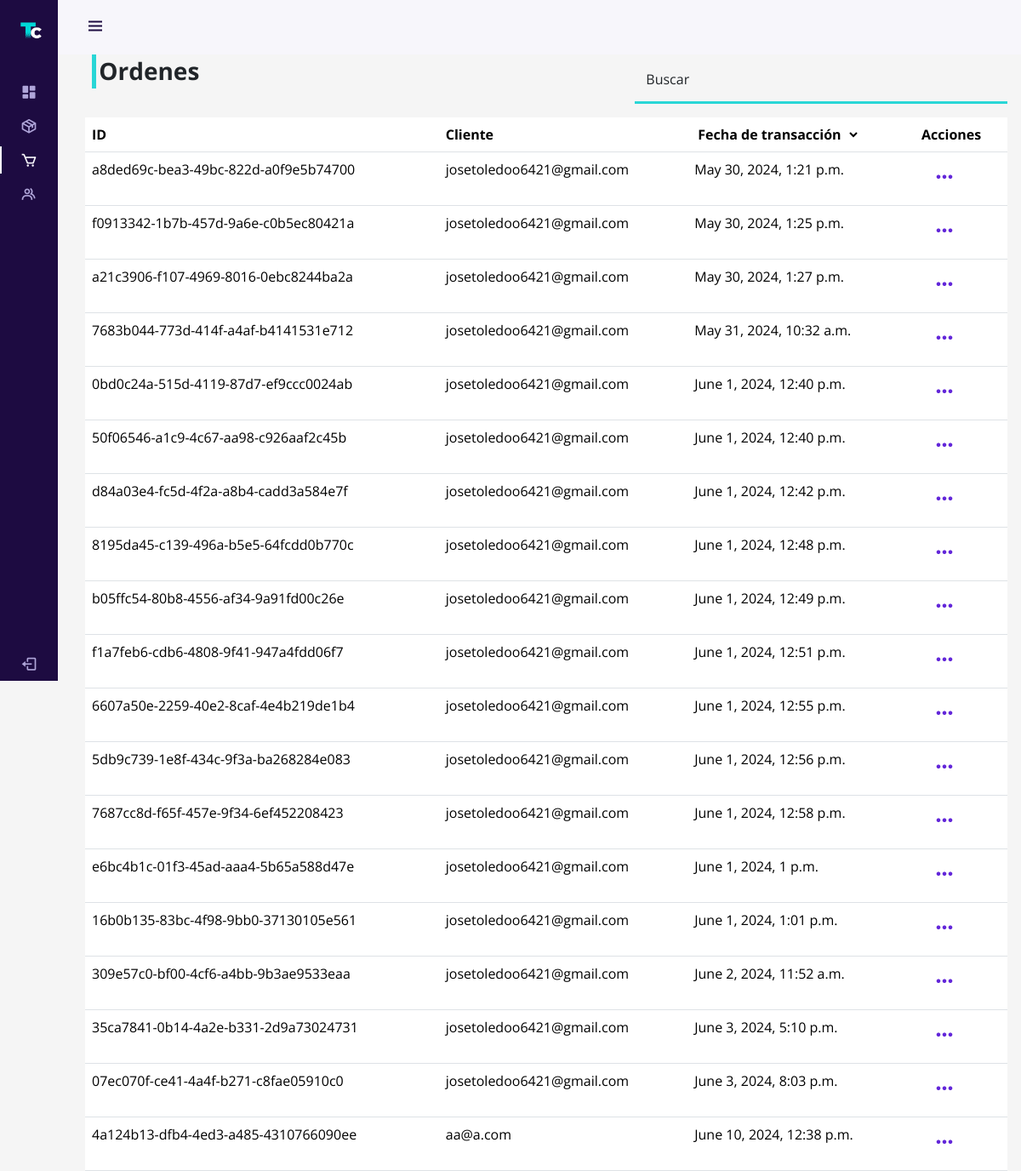
The page /administration/orders/ (signed in) on the database its author committed.
### store/models.py (models this page shows, shortened)
class Recipe(models.Model):
    id = models.UUIDField(primary_key=True, default=uuid.uuid4, editable=False)
    client = models.ForeignKey(User, on_delete=models.CASCADE)
    created_at = models.DateTimeField(auto_now_add=True)
    complete = models.BooleanField(default=False)
    transaction_id = models.CharField(max_length=100, null=True)
    @property
    def get_cart_total(self):
        recipeDetails = self.recipedetails_set.all()
        total = sum([item.product.price * item.quantity for item in recipeDetails])
        return total
    @property
    def get_cart_items(self):
        recipeDetails = self.recipedetails_set.all()
        total = sum([item.quantity for item in recipeDetails])
        return total

### auth_user/models.py (models this page shows, shortened)
class User(AbstractBaseUser, PermissionsMixin):
    email = models.EmailField(unique=True)
    rut = models.CharField(max_length=12, unique=True, primary_key=True, verbose_name='RUT')
    first_name = models.CharField(max_length=30)
    last_name = models.CharField(max_length=30)
    is_staff = models.BooleanField(default=False)
    is_active = models.BooleanField(default=True)
    is_superuser = models.BooleanField(default=False)
    objects = CustomUserManager()
    USERNAME_FIELD = 'email'
    EMAIL_FIELD = 'email'
    REQUIRED_FIELDS = []
    class Meta:
        verbose_name = 'User'
        verbose_name_plural = 'Users'

### auth_user/views.py (the view)
# urls.py: path('administration/orders/', views.orders, name='dash-orders'),
@login_required
@permission_required('auth_user.view_user', raise_exception=True)
def orders(request):
    orders = Recipe.objects.filter(complete=True).all()
    orderByDate = request.GET.get('orderByDate')
    if orderByDate is not None:
        if orderByDate == 'asc':
            orders = orders.order_by('created_at')
        elif orderByDate == 'desc':
            orders = orders.order_by('-created_at')
    context = {'orders' : orders}
    return render(request, 'auth_user/admin/orders.html', context)

### store/views.py (called while the page is built)
def cart_data(request):
    if request.user.is_authenticated:
        recipe, created = Recipe.objects.get_or_create(client=request.user, complete=False)
        items = recipe.recipedetails_set.all()
        cartItems = recipe.get_cart_items
    else:
        items = []
        recipe = {'get_cart_total':0, 'get_cart_items':0}
        cartItems = recipe['get_cart_items']
    return {'cartItems': cartItems, 'items': items, 'recipe': recipe}

### auth_user/templates/auth_user/admin/orders.html (shortened to what this page needs)
{% extends "auth_user/admin/template.html" %}
{% load static %}
{%load humanize%}
{% block sources%}
<link rel="stylesheet" href="{% static 'css/auth.css'%}">
{% endblock sources%}
{% block content %}
<div class="row">
  <div class="col-md-7">
    <h5 class="product-header fw-bold fs-3">Ordenes</h5>
  </div>
  <div class="col-md-5">
    <div class="form-floating mb-3">
      <input type="text" class="form-control border-0 border-bottom rounded-0 bg-transparent" name="search" id="search" placeholder="name" required onkeyup="searchOrder()">
      <label for="name">Buscar</label>
  </div>
  </div>
</div>
<table class="table">
    <thead>
      <tr>
        <th scope="col">ID</th>
        <th scope="col">Cliente</th>
        <th scope="col">
          <form action="" method="get" id="orderForm">
          <select name="orderByDate" id="orderByDate" class="border-0 bg-transparent fw-bold">
            <option selected >Fecha de transacción</option>
          </select>
        </form></th>
        <th scope="col">Acciones</th>
      </tr>
    </thead>
    <tbody id="order-table">
    {% for u in orders %}
      <tr scope="row">
        <td>{{ u.id }}</td>
        <td>{{ u.client }}</td>
        <td>{{ u.created_at }}</td>
        <td><button type="button" class="btn" data-bs-toggle="modal" data-bs-target="#{{u.id}}modal">
            <i class='bx bx-dots-horizontal-rounded fs-3 color-secondary'></i>
          </button></td>
      </tr>
    {% endfor %}
    </tbody>
  </table>
{% endblock content %}

### static/css/global.css (style rules this page uses)
* { font-family: "Open Sans", sans-serif; scroll-behavior: smooth; }
body, #body { background-color: #f5f5f5; }
.color-secondary { color: #6226d9 !important; }
.product-header { display: block; border-left: 5px solid #29d6d6; padding: 0.2rem; font-weight: 800; margin-left: 0.5rem; }

### static/css/admin.css (style rules this page uses)
:root { --header-height: 3rem; --nav-width: 68px; --first-color: #1d0b41; --first-color-light: #afa5d9; --white-color: #f7f6fb; --body-font: "Open Sans", sans-serif; --normal-font-size: 1rem; --z-fixed: 100; }
body { position: relative; margin: var(--header-height) 0 0 0; padding: 0 1rem; font-family: var(--body-font); font-size: var(--normal-font-size); transition: 0.5s; }
@media screen and (min-width: 768px) { body { margin: calc(var(--header-height) + 1rem) 0 0 0; padding-left: calc(var(--nav-width) + 2rem); } }

### static/css/auth.css (style rules this page uses)
.form-control { border-color: #29d6d6 !important; border-width: 3px !important; }
label::after { background-color: transparent !important; }

### rows shown on the page
Recipe: id "a8ded69c-bea3-49bc-822d-a0f9e5b74700", client "josetoledoo6421@gmail.com", created_at "May 30, 2024, 1:21 p.m."
Recipe: id "f0913342-1b7b-457d-9a6e-c0b5ec80421a", client "josetoledoo6421@gmail.com", created_at "May 30, 2024, 1:25 p.m."
Recipe: id "a21c3906-f107-4969-8016-0ebc8244ba2a", client "josetoledoo6421@gmail.com", created_at "May 30, 2024, 1:27 p.m."
Recipe: id "7683b044-773d-414f-a4af-b4141531e712", client "josetoledoo6421@gmail.com", created_at "May 31, 2024, 10:32 a.m."
Recipe: id "0bd0c24a-515d-4119-87d7-ef9ccc0024ab", client "josetoledoo6421@gmail.com", created_at "June 1, 2024, 12:40 p.m."
Recipe: id "50f06546-a1c9-4c67-aa98-c926aaf2c45b", client "josetoledoo6421@gmail.com", created_at "June 1, 2024, 12:40 p.m."
Recipe: id "d84a03e4-fc5d-4f2a-a8b4-cadd3a584e7f", client "josetoledoo6421@gmail.com", created_at "June 1, 2024, 12:42 p.m."
Recipe: id "8195da45-c139-496a-b5e5-64fcdd0b770c", client "josetoledoo6421@gmail.com", created_at "June 1, 2024, 12:48 p.m."
Recipe: id "b05ffc54-80b8-4556-af34-9a91fd00c26e", client "josetoledoo6421@gmail.com", created_at "June 1, 2024, 12:49 p.m."
Recipe: id "f1a7feb6-cdb6-4808-9f41-947a4fdd06f7", client "josetoledoo6421@gmail.com", created_at "June 1, 2024, 12:51 p.m."
Recipe: id "6607a50e-2259-40e2-8caf-4e4b219de1b4", client "josetoledoo6421@gmail.com", created_at "June 1, 2024, 12:55 p.m."
Recipe: id "5db9c739-1e8f-434c-9f3a-ba268284e083", client "josetoledoo6421@gmail.com", created_at "June 1, 2024, 12:56 p.m."
Recipe: id "7687cc8d-f65f-457e-9f34-6ef452208423", client "josetoledoo6421@gmail.com", created_at "June 1, 2024, 12:58 p.m."
Recipe: id "e6bc4b1c-01f3-45ad-aaa4-5b65a588d47e", client "josetoledoo6421@gmail.com", created_at "June 1, 2024, 1 p.m."
Recipe: id "16b0b135-83bc-4f98-9bb0-37130105e561", client "josetoledoo6421@gmail.com", created_at "June 1, 2024, 1:01 p.m."
Recipe: id "309e57c0-bf00-4cf6-a4bb-9b3ae9533eaa", client "josetoledoo6421@gmail.com", created_at "June 2, 2024, 11:52 a.m."
Recipe: id "35ca7841-0b14-4a2e-b331-2d9a73024731", client "josetoledoo6421@gmail.com", created_at "June 3, 2024, 5:10 p.m."
Recipe: id "07ec070f-ce41-4a4f-b271-c8fae05910c0", client "josetoledoo6421@gmail.com", created_at "June 3, 2024, 8:03 p.m."
Recipe: id "4a124b13-dfb4-4ed3-a485-4310766090ee", client "aa@a.com", created_at "June 10, 2024, 12:38 p.m."
